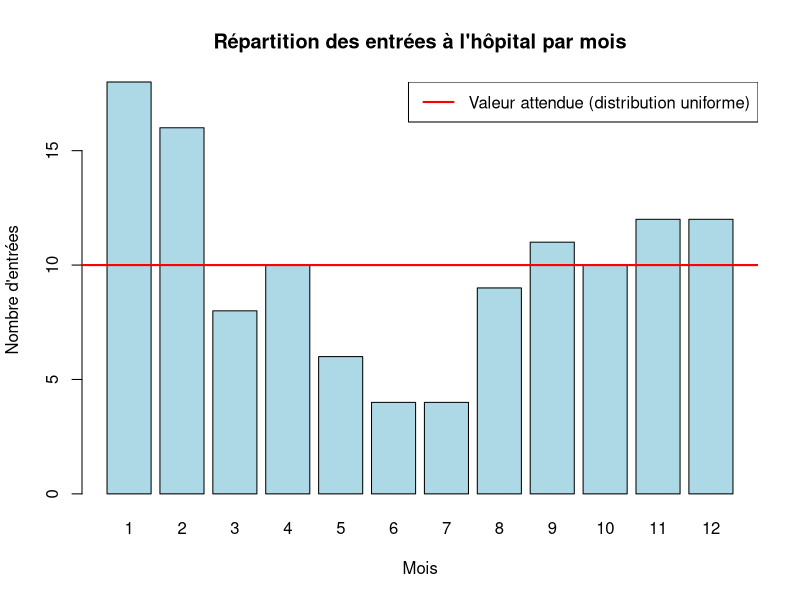

Source code (R):
# https://github.com/BreizhHardware/TD-R/tree/main/TP6

# Données du problème
mois <- 1:12
admissions <- c(18, 16, 8, 10, 6, 4, 4, 9, 11, 10, 12, 12)
n_total <- sum(admissions)

# Test d'ajustement du chi-deux
# H0: Distribution uniforme (entrées réparties au hasard)
# H1: Distribution non uniforme (certains mois plus propices)

# Valeurs attendues sous H0 (distribution uniforme)
attendues <- rep(n_total / 12, 12)  # 10 admissions par mois

# Niveau de risque
alpha <- 0.01

# Calcul du chi-deux
chi_2 <- sum((admissions - attendues)^2 / attendues)

# Degrés de liberté
df <- 12 - 1

# Valeur critique
val_critique <- qchisq(1 - alpha, df)

# p-value
p_value <- pchisq(chi_2, df, lower.tail = FALSE)

# Affichage des résultats
cat("Analyse de la répartition des entrées à l'hôpital par mois\n")
cat("--------------------------------------------------------\n")
cat(sprintf("Nombre total d'admissions: %d\n", n_total))
cat(sprintf("Statistique du chi-deux calculée: %.4f\n", chi_2))
cat(sprintf("Degrés de liberté: %d\n", df))
cat(sprintf("Valeur critique (α = %.2f): %.4f\n", alpha, val_critique))
cat(sprintf("p-value: %.4f\n", p_value))

# Conclusion
cat("\nConclusion:\n")
if (chi_2 > val_critique) {
  cat(sprintf("Comme χ² = %.4f > %.4f et p-value = %.4f < %.2f, nous rejetons H0.\n",
              chi_2, val_critique, p_value, alpha))
  cat("On peut affirmer, avec un risque de 1%, que les entrées ne se font pas au hasard dans l'année.\n")
} else {
  cat(sprintf("Comme χ² = %.4f < %.4f et p-value = %.4f > %.2f, nous ne pouvons pas rejeter H0.\n",
              chi_2, val_critique, p_value, alpha))
  cat("On ne peut pas affirmer, avec un risque de 1%, que certains mois sont plus propices à la maladie.\n")
}

# Vérification avec la fonction intégrée
chi_test <- chisq.test(admissions, p = rep(1/12, 12))
cat("\nRésultat avec la fonction intégrée chisq.test():\n")
print(chi_test)

# Représentation graphique
barplot(admissions, names.arg = mois,
        col = "lightblue",
        main = "Répartition des entrées à l'hôpital par mois",
        xlab = "Mois",
        ylab = "Nombre d'entrées")

# Ajouter une ligne horizontale pour la valeur attendue
abline(h = n_total / 12, col = "red", lwd = 2)
legend("topright", legend = "Valeur attendue (distribution uniforme)",
       col = "red", lwd = 2)

# Afficher les contributions au chi-deux par mois
cat("\nComparaison des effectifs observés et attendus par mois:\n")
cat("Mois | Observés | Attendus | Ecart (%)\n")
cat("---------------------------------\n")
for(i in 1:12) {
  ecart <- sqrt(((admissions[i] - attendues[i])^2 / attendues[i]) * 100)
  cat(sprintf("%4d | %8d | %8.1f | %8.4f\n", i, admissions[i], attendues[i], ecart))
}